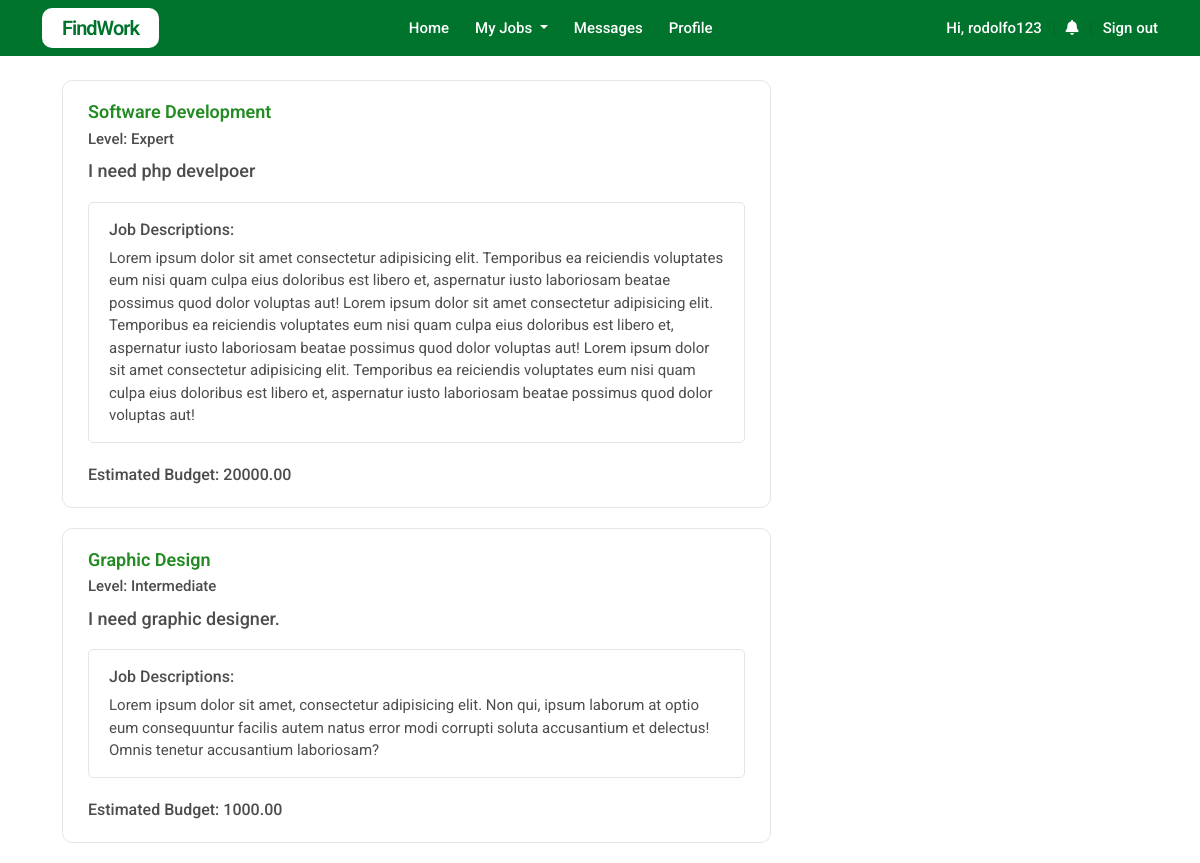
The app's page /pages/client/client_started_jobs.php (signed in) with its own data.
### tables this page shows
CREATE TABLE `jobs` (
  `id` varchar(200) NOT NULL,
  `owner_id` varchar(200) NOT NULL,
  `title` varchar(500) NOT NULL,
  `descriptions` varchar(10000) NOT NULL,
  `category_id` int(10) NOT NULL,
  `level` varchar(200) NOT NULL,
  `required_skills` varchar(2000) NOT NULL,
  `budget` float NOT NULL,
  `due_date` datetime NOT NULL,
  `date_created` datetime DEFAULT NULL,
  `status` int(2) NOT NULL
);

CREATE TABLE `categories` (
  `id` int(11) NOT NULL,
  `title` varchar(200) NOT NULL,
  `descriptions` varchar(500) NOT NULL,
  `date_created` timestamp NOT NULL DEFAULT current_timestamp()
);

### classes/db_config.php (called while the page is built, shortened)
<?php
class DB{
    private $host = "localhost";
    private $user = "root";
    private $pass = "";
    private $db = "findwork";
    private $connection;
    function __construct()
    {
        try{
            $this->connection = new PDO(
                "mysql:host=$this->host;dbname=$this->db",
                $this->user,
                $this->pass,
                [PDO::ATTR_ERRMODE => PDO::ERRMODE_EXCEPTION]
            );
            return $this->connection;
        }catch(PDOException $ex){
            echo "Error: " . $ex->getMessage();
        }
    }
    function getConnection(){
        return $this->connection;
    }
}

### classes/job_list_getter.php (called while the page is built, shortened)
<?php
require_once 'db_config.php';
class Job_collection extends DB
{
    public function getAllJobsOFClient($id = NULL)
    {
        $data = [$_SESSION['ownerid']];
        $addition = "";
        $sql = "SELECT
        jobs.id,
        jobs.owner_id,
        jobs.title,
        categories.title as category,
        jobs.descriptions,
        jobs.level,
        jobs.required_skills,
        jobs.budget,
        jobs.due_date,
        jobs.date_created,
        jobs.status,
        CASE
        	WHEN jobs.status = 1 THEN 'On Going for Bid'
            WHEN jobs.status = 2 THEN 'Already started'
        	WHEN jobs.status = 3 THEN 'Successful'
        END
        as status_text
        FROM jobs,categories
        WHERE jobs.category_id = categories.id
        and owner_id = ? $addition
        ORDER BY jobs.date_created DESC";
        $stmt = $this->getConnection()->prepare($sql);
        $stmt->execute($data);
        return $stmt->fetchAll(PDO::FETCH_ASSOC);
    }
}

### classes/predefined_function.php (called while the page is built, shortened)
<?php
function decimal($num){
    return number_format($num, 2, '.', '');
}
?>

### pages/client/client_started_jobs.php (the view, shortened to what this page needs)
<?php
require_once '../../classes/job_list_getter.php';
require_once '../../classes/predefined_function.php';
$job_collection = new Job_collection;
$joblist = $job_collection->getAllJobsOFClient();
?>
<!DOCTYPE html>
<html lang="en">
<head>
    <?php require_once '../linklist.php'; ?>
    <link rel="stylesheet" href="../../css/client_jobslist.css">
</head>
<body>
    <?php include 'client_navbar.php' ?>
    <div class="margin-side">
        <div class="container-fluid" style="margin-top: 80px;">
            <div class="row">
                <div class="col-md-8">
                    <div class="row">
                        <div class="col-md-12">
                            <?php if (empty($joblist)) { ?>
                                <h5>You don't job yet.</h5>
                            <?php } else { ?>
                                <?php foreach ($joblist as $job) if($job['status'] == 3){ ?>
                                    <div class="job-content">
                                        <a href="client_started_jobview.php?jobid=<?php echo $job['id']; ?>" class="jobs-link">
                                            <div class="job-box">
                                                <div class="header-content">
                                                    <h5 class="job-category"><?php echo $job['category'] ?></h5>
                                                </div>
                                                <p class="level">Level: <?php echo $job['level'] ?></p>
                                                <h5 class="job-title"><?php echo $job['title'] ?></h5>
                                                <div class="job-detailed-container">
                                                    <p class="label">Job Descriptions:</p>
                                                    <p class="desc">
                                                        <?php echo $job['descriptions'] ?>
                                                    </p>
                                                </div>
                                                <div class="bottom-content">
                                                    <p class="status">
                                                        Estimated Budget: <?php echo decimal($job['budget']) ?>
                                                    </p>
                                                </div>
                                            </div>
                                        </a>
                                    </div>
                                <?php } ?>
                            <?php } ?>
                        </div>
                    </div>
                </div>
                <div class="col-md-4">
                </div>
            </div>
        </div>
    </div>
</body>
</html>

### css/body_config.css (style rules this page uses)
body * { margin: 0; padding: 0; box-sizing: border-box; font-family: 'Roboto', sans-serif; color: rgba(0, 0, 0, .7); }
.margin-side { max-width: 1100px; margin: auto; }

### css/client_jobslist.css (style rules this page uses)
.job-content { padding: 20px 25px; border-radius: 10px; border: 1px solid rgba(0, 0, 0, .1); margin-bottom: 20px; }
.job-title { font-size: 18px; font-weight: 500; margin: 5px 0 0; }
.job-category { font-size: 18px; font-weight: 600; color: forestgreen; }
.job-detailed-container { margin: 20px 0; border: 1px solid rgba(0, 0, 0, .1); padding: 15px 20px; border-radius: 5px; }
.header-content { margin-bottom: 5px; display: flex; align-items: center; justify-content: space-between; }
.bottom-content { display: flex; align-items: center; justify-content: space-between; }
.label { margin: 0 0 5px 0; font-weight: 500; font-size: 16px; }
.desc { font-size: 15px; }
.status { font-weight: 500; font-size: 16px; }
.level { font-size: 15px; font-weight: 500; margin-bottom: 10px; }
.jobs-link { text-decoration: none; }

### records on screen
jobs: category.title "Software Development", level "Expert", title "I need php develpoer", descriptions "Lorem ipsum dolor sit amet consectetur adipisicing elit. Temporibus ea reiciendis voluptates eum nisi quam culpa eius doloribus est libero et, aspernatur iusto laboriosam beatae possimus quod dolor voluptas aut! Lorem ipsum dolor sit amet consectetur adipisicing elit. Temporibus ea reiciendis voluptates eum nisi quam culpa eius doloribus est libero et, aspernatur iusto laboriosam beatae possimus quod dolor voluptas aut! Lorem ipsum dolor sit amet consectetur adipisicing elit. Temporibus ea reiciendis voluptates eum nisi quam culpa eius doloribus est libero et, aspernatur iusto laboriosam beatae possimus quod dolor voluptas aut!", budget "20000.00"
jobs: category.title "Graphic Design", level "Intermediate", title "I need graphic designer.", descriptions "Lorem ipsum dolor sit amet, consectetur adipisicing elit. Non qui, ipsum laborum at optio eum consequuntur facilis autem natus error modi corrupti soluta accusantium et delectus! Omnis tenetur accusantium laboriosam?", budget "1000.00"

### other values on screen
$_SESSION['username'] "rodolfo123"
